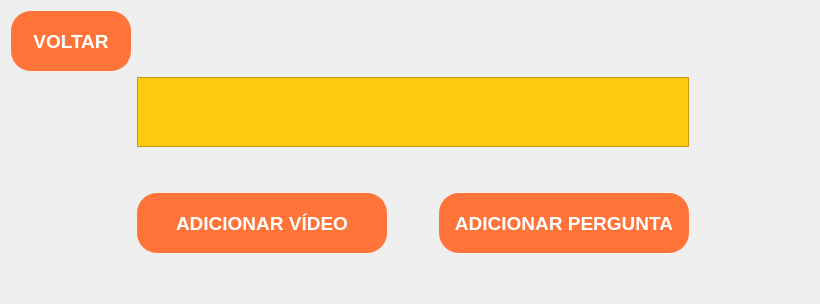
      <widget class="QWidget" name="configurar">
       <layout class="QGridLayout" name="gridLayout_4">
        <item row="0" column="0">
         <widget class="QPushButton" name="pushButton_voltar_configurar">
          <property name="sizePolicy">
           <sizepolicy hsizetype="Expanding" vsizetype="MinimumExpanding">
            <horstretch>0</horstretch>
            <verstretch>0</verstretch>
           </sizepolicy>
          </property>
          <property name="minimumSize">
           <size>
            <width>120</width>
            <height>60</height>
           </size>
          </property>
          <property name="maximumSize">
           <size>
            <width>120</width>
            <height>60</height>
           </size>
          </property>
          <property name="font">
           <font>
            <pointsize>14</pointsize>
            <weight>75</weight>
            <bold>true</bold>
           </font>
          </property>
          <property name="cursor">
           <cursorShape>PointingHandCursor</cursorShape>
          </property>
          <property name="styleSheet">
           <string notr="true">QPushButton {
	background-color: #FF7439;
	border-radius: 20px;
	border: none;
	color: #fff;
}

QPushButton:hover {
	background-color: #c8592d;
}

QPushButton:pressed {
	background-color: #c8592d;
}</string>
          </property>
          <property name="text">
           <string>VOLTAR</string>
          </property>
         </widget>
        </item>
        <item row="3" column="4">
         <spacer name="horizontalSpacer_configurar">
          <property name="orientation">
           <enum>Qt::Horizontal</enum>
          </property>
          <property name="sizeType">
           <enum>QSizePolicy::Minimum</enum>
          </property>
          <property name="sizeHint" stdset="0">
           <size>
            <width>120</width>
            <height>20</height>
           </size>
          </property>
         </spacer>
        </item>
        <item row="3" column="1">
         <widget class="QPushButton" name="pushButton_adicionar_video">
          <property name="sizePolicy">
           <sizepolicy hsizetype="Expanding" vsizetype="MinimumExpanding">
            <horstretch>100</horstretch>
            <verstretch>0</verstretch>
           </sizepolicy>
          </property>
          <property name="minimumSize">
           <size>
            <width>250</width>
            <height>60</height>
           </size>
          </property>
          <property name="maximumSize">
           <size>
            <width>250</width>
            <height>60</height>
           </size>
          </property>
          <property name="font">
           <font>
            <pointsize>14</pointsize>
            <weight>75</weight>
            <bold>true</bold>
           </font>
          </property>
          <property name="cursor">
           <cursorShape>PointingHandCursor</cursorShape>
          </property>
          <property name="styleSheet">
           <string notr="true">QPushButton {
	background-color: #FF7439;
	border-radius: 20px;
	border: none;
	color: #fff;
}

QPushButton:hover {
	background-color: #c8592d;
}

QPushButton:pressed {
	background-color: #c8592d;
}</string>
          </property>
          <property name="text">
           <string>ADICIONAR VÍDEO</string>
          </property>
         </widget>
        </item>
        <item row="1" column="1" colspan="3">
         <widget class="QScrollArea" name="scrollArea">
          <property name="styleSheet">
           <string notr="true">background-color: rgb(255, 203, 16);</string>
          </property>
          <property name="widgetResizable">
           <bool>true</bool>
          </property>
          <widget class="QWidget" name="scrollAreaWidgetContents">
           <property name="geometry">
            <rect>
             <x>0</x>
             <y>0</y>
             <width>528</width>
             <height>356</height>
            </rect>
           </property>
          </widget>
         </widget>
        </item>
        <item row="3" column="3">
         <widget class="QPushButton" name="pushButton_adicionar_pergunta">
          <property name="sizePolicy">
           <sizepolicy hsizetype="Expanding" vsizetype="MinimumExpanding">
            <horstretch>100</horstretch>
            <verstretch>0</verstretch>
           </sizepolicy>
          </property>
          <property name="minimumSize">
           <size>
            <width>250</width>
            <height>60</height>
           </size>
          </property>
          <property name="maximumSize">
           <size>
            <width>250</width>
            <height>60</height>
           </size>
          </property>
          <property name="font">
           <font>
            <pointsize>14</pointsize>
            <weight>75</weight>
            <bold>true</bold>
           </font>
          </property>
          <property name="cursor">
           <cursorShape>PointingHandCursor</cursorShape>
          </property>
          <property name="styleSheet">
           <string notr="true">QPushButton {
	background-color: #FF7439;
	border-radius: 20px;
	border: none;
	color: #fff;
}

QPushButton:hover {
	background-color: #c8592d;
}

QPushButton:pressed {
	background-color: #c8592d;
}</string>
          </property>
          <property name="text">
           <string>ADICIONAR PERGUNTA</string>
          </property>
         </widget>
        </item>
        <item row="3" column="0">
         <spacer name="horizontalSpacer_configurar_2">
          <property name="orientation">
           <enum>Qt::Horizontal</enum>
          </property>
          <property name="sizeType">
           <enum>QSizePolicy::Minimum</enum>
          </property>
          <property name="sizeHint" stdset="0">
           <size>
            <width>120</width>
            <height>20</height>
           </size>
          </property>
         </spacer>
        </item>
        <item row="3" column="2">
         <spacer name="horizontalSpacer_configurar_3">
          <property name="orientation">
           <enum>Qt::Horizontal</enum>
          </property>
          <property name="sizeType">
           <enum>QSizePolicy::Expanding</enum>
          </property>
          <property name="sizeHint" stdset="0">
           <size>
            <width>40</width>
            <height>20</height>
           </size>
          </property>
         </spacer>
        </item>
        <item row="2" column="1">
         <spacer name="verticalSpacer_configurar">
          <property name="orientation">
           <enum>Qt::Vertical</enum>
          </property>
          <property name="sizeType">
           <enum>QSizePolicy::Minimum</enum>
          </property>
          <property name="sizeHint" stdset="0">
           <size>
            <width>20</width>
            <height>40</height>
           </size>
          </property>
         </spacer>
        </item>
        <item row="4" column="1">
         <spacer name="verticalSpacer_configurar_2">
          <property name="orientation">
           <enum>Qt::Vertical</enum>
          </property>
          <property name="sizeType">
           <enum>QSizePolicy::Minimum</enum>
          </property>
          <property name="sizeHint" stdset="0">
           <size>
            <width>20</width>
            <height>40</height>
           </size>
          </property>
         </spacer>
        </item>
       </layout>
      </widget>
